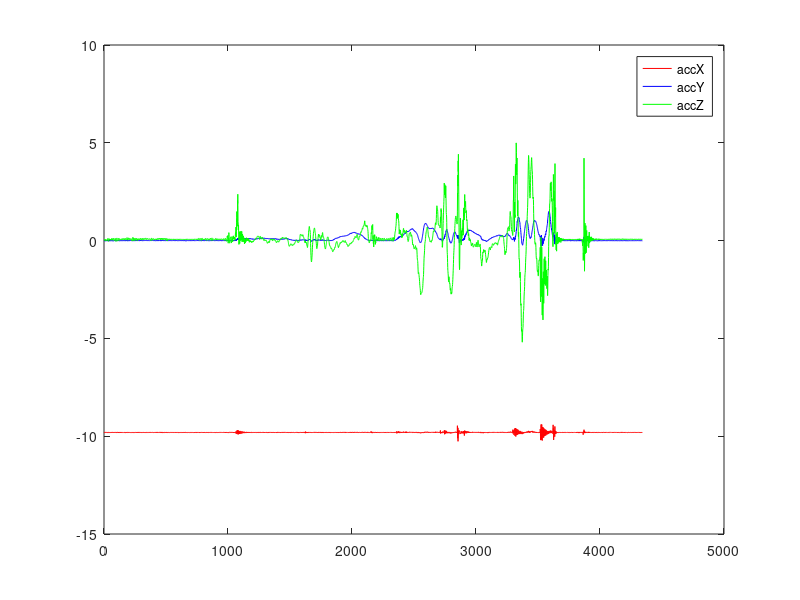
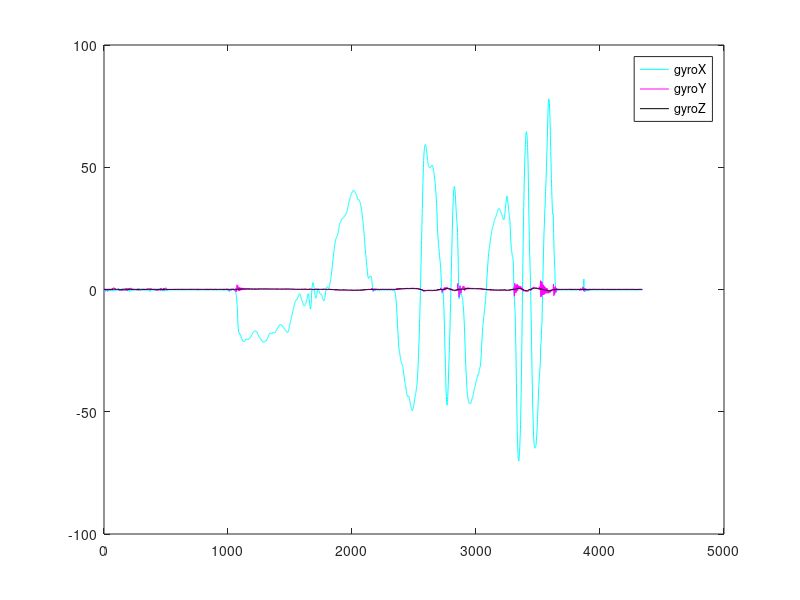

Write the MATLAB code that produced these figures, in order.
clc;
clear all
close all
data = load('2018-4-24_11-17-21.TXT');
acc_xmin = min(data(:,4));
acc_xmax = max(data(:,4));
acc_ymin = min(data(:,5));
acc_ymax = max(data(:,5));
acc_zmin = min(data(:,6));
acc_zmax = max(data(:,6));

gyro_xmin = min(data(:,7));
gyro_xmax = max(data(:,7));
gyro_ymin = min(data(:,8));
gyro_ymax = max(data(:,8));
gyro_zmin = min(data(:,9));
gyro_zmax = max(data(:,9));
fp = fopen('result.txt','w+');
fprintf(fp,...
'acc_xmin  = %f\tacc_xmax  = %f\t\nacc_ymin  = %f\tacc_ymax  = %f\t\nacc_zmin  = %f\tacc_zmax =  %f\t\ngyro_xmin = %f\tgyro_xmax = %f\t\ngyro_ymin = %f\tgyro_ymax = %f\t\ngyro_zmin = %f\tgyro_zmax = %f\t\n',...
acc_xmin,acc_xmax,acc_ymin,acc_ymax,acc_zmin,acc_zmax,gyro_xmin,gyro_xmax,gyro_ymin,gyro_ymax,gyro_zmin,gyro_zmax);
fclose(fp);
t = 1:length(data(:,4));
plot(t,data(:,4),'r');
hold on;plot(t,data(:,5),'b');
hold on;plot(t,data(:,6),'g');
legend('accX','accY','accZ')
figure;
plot(t,data(:,7)*180/3.14,'c');
hold on;plot(t,data(:,8)*180/3.14,'m');
hold on;plot(t,data(:,9)*180/3.14,'k');
legend('gyroX','gyroY','gyroZ');